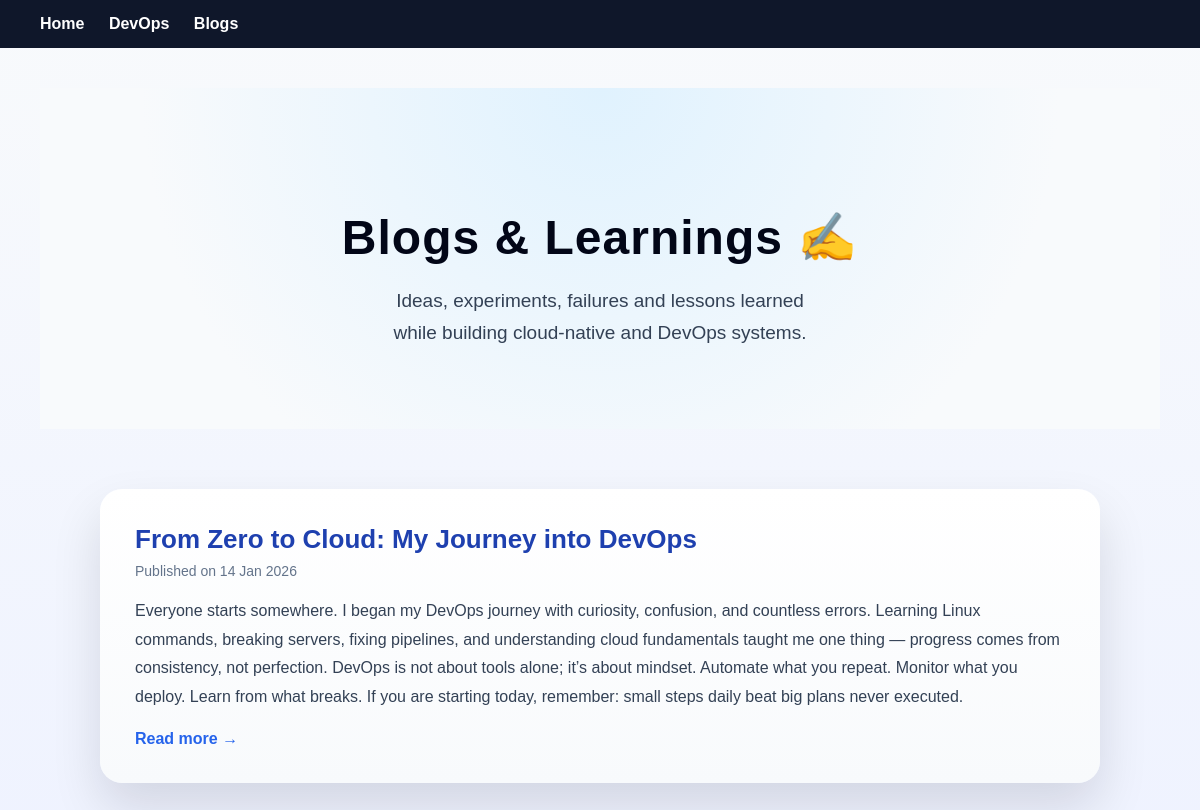
The app's page /blogs/ with its own data.
### core/models.py (models this page shows, shortened)
class Blog(models.Model):
    title = models.CharField(max_length=200)
    content = models.TextField()   # 1000+ words supported
    created_at = models.DateTimeField(auto_now_add=True)
    is_published = models.BooleanField(default=True)

### core/views.py (the view)
# urls.py: path('blogs/', views.blogs, name='blogs'),
def blogs(request):
    blogs = Blog.objects.filter(is_published=True).order_by('-created_at')
    return render(request, 'core/blogs.html', {
        'blogs': blogs
    })

### core/templates/core/blogs.html (shortened to what this page needs)
{% extends 'core/base.html' %}
{% block content %}
<div class="blogs-hero">
    <h1>Blogs & Learnings ✍️</h1>
    <p>
        Ideas, experiments, failures and lessons learned<br>
        while building cloud-native and DevOps systems.
    </p>
</div>
<div class="blogs-grid">
    {% for blog in blogs %}
        <div class="blog-card">
            <h2>{{ blog.title }}</h2>
            <div class="blog-meta">
                Published on {{ blog.created_at|date:"d M Y" }}
            </div>
            <p>
                {{ blog.content|truncatewords:80 }}
            </p>
            <a href="#" class="read-more">Read more →</a>
        </div>
    {% empty %}
        <div class="empty">
            No blogs published yet 🚀 <br>
            Start writing and sharing your journey.
        </div>
    {% endfor %}
</div>
{% endblock %}

### core/templates/core/base.html (style rules this page uses)
body { margin: 0; font-family: Arial, sans-serif; background: #f5f7fb; }

### core/templates/core/blogs.html (style rules this page uses)
body { background: linear-gradient(180deg, #f8fafc, #eef2ff); }
.blogs-hero { text-align: center; padding: 90px 20px 60px; background: radial-gradient(circle at top, #e0f2fe, #f8fafc 70%); }
.blogs-hero h1 { font-size: 48px; font-weight: 900; color: #020617; margin-bottom: 18px; letter-spacing: 1px; }
.blogs-hero p { font-size: 19px; color: #334155; line-height: 1.7; }
.blogs-grid { max-width: 1000px; margin: 60px auto 100px; padding: 0 20px; display: grid; grid-template-columns: 1fr; gap: 40px; }
.blog-card { background: linear-gradient(180deg, #ffffff, #f8fafc); border-radius: 22px; padding: 35px; box-shadow: 0 25px 50px rgba(2,6,23,0.12); transition: transform 0.3s, box-shadow 0.3s; }
.blog-card h2 { margin-top: 0; color: #1e40af; font-size: 26px; margin-bottom: 8px; }
.blog-meta { font-size: 14px; color: #64748b; margin-bottom: 18px; }
.blog-card p { font-size: 16px; color: #334155; line-height: 1.8; margin-bottom: 0; }
.read-more { display: inline-block; margin-top: 18px; color: #2563eb; font-weight: 600; text-decoration: none; }

### records on screen
Blog: title "From Zero to Cloud: My Journey into DevOps", created_at "14 Jan 2026", content "Everyone starts somewhere. I began my DevOps journey with curiosity, confusion, and countless errors. Learning Linux commands, breaking servers, fixing pipelines, and understanding cloud fundamentals taught me one thing — progress comes from consistency, not perfection. DevOps is not about tools alone; it’s about mindset. Automate what you repeat. Monitor what you deploy. Learn from what breaks. If you are starting today, remember: small steps daily beat big plans never executed."
